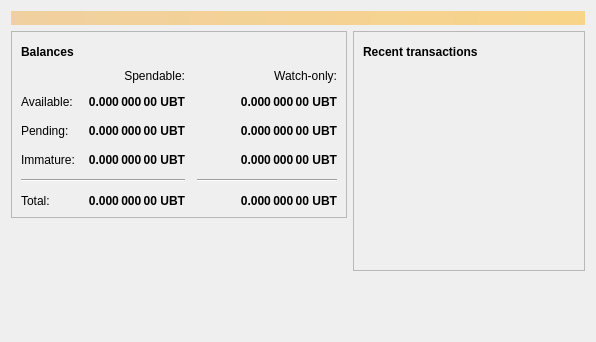
<?xml version="1.0" encoding="UTF-8"?>
<ui version="4.0">
 <class>OverviewPage</class>
 <widget class="QWidget" name="OverviewPage">
  <property name="geometry">
   <rect>
    <x>0</x>
    <y>0</y>
    <width>596</width>
    <height>342</height>
   </rect>
  </property>
  <property name="windowTitle">
   <string>Form</string>
  </property>
  <layout class="QVBoxLayout" name="topLayout">
   <item>
    <widget class="QLabel" name="labelAlerts">
     <property name="visible">
      <bool>false</bool>
     </property>
     <property name="styleSheet">
      <string notr="true">background-color: qlineargradient(x1: 0, y1: 0, x2: 1, y2: 0, stop:0 #F0D0A0, stop:1 #F8D488); color:#000000;</string>
     </property>
     <property name="wordWrap">
      <bool>true</bool>
     </property>
     <property name="margin">
      <number>3</number>
     </property>
    </widget>
   </item>
   <item>
    <layout class="QHBoxLayout" name="horizontalLayout" stretch="1,1">
     <item>
      <layout class="QVBoxLayout" name="verticalLayout_2">
       <item>
        <widget class="QFrame" name="frame">
         <property name="frameShape">
          <enum>QFrame::StyledPanel</enum>
         </property>
         <property name="frameShadow">
          <enum>QFrame::Raised</enum>
         </property>
         <layout class="QVBoxLayout" name="verticalLayout_4">
          <item>
           <layout class="QHBoxLayout" name="horizontalLayout_4">
            <item>
             <widget class="QLabel" name="label_5">
              <property name="font">
               <font>
                <weight>75</weight>
                <bold>true</bold>
               </font>
              </property>
              <property name="text">
               <string>Balances</string>
              </property>
             </widget>
            </item>
            <item>
             <widget class="QPushButton" name="labelWalletStatus">
              <property name="enabled">
               <bool>false</bool>
              </property>
              <property name="maximumSize">
               <size>
                <width>30</width>
                <height>16777215</height>
               </size>
              </property>
              <property name="toolTip">
               <string>The displayed information may be out of date. Your wallet automatically synchronizes with the Utabit network after a connection is established, but this process has not completed yet.</string>
              </property>
              <property name="text">
               <string/>
              </property>
              <property name="icon">
               <iconset resource="../utabit.qrc">
                <normaloff>:/icons/warning</normaloff>
                <disabledoff>:/icons/warning</disabledoff>:/icons/warning</iconset>
              </property>
              <property name="iconSize">
               <size>
                <width>24</width>
                <height>24</height>
               </size>
              </property>
              <property name="flat">
               <bool>true</bool>
              </property>
             </widget>
            </item>
            <item>
             <spacer name="horizontalSpacer_3">
              <property name="orientation">
               <enum>Qt::Horizontal</enum>
              </property>
              <property name="sizeHint" stdset="0">
               <size>
                <width>40</width>
                <height>20</height>
               </size>
              </property>
             </spacer>
            </item>
           </layout>
          </item>
          <item>
           <layout class="QGridLayout" name="gridLayout">
            <property name="spacing">
             <number>12</number>
            </property>
            <item row="2" column="2">
             <widget class="QLabel" name="labelWatchPending">
              <property name="font">
               <font>
                <weight>75</weight>
                <bold>true</bold>
               </font>
              </property>
              <property name="cursor">
               <cursorShape>IBeamCursor</cursorShape>
              </property>
              <property name="toolTip">
               <string>Unconfirmed transactions to watch-only addresses</string>
              </property>
              <property name="text">
               <string notr="true">0.000 000 00 UBT</string>
              </property>
              <property name="alignment">
               <set>Qt::AlignRight|Qt::AlignTrailing|Qt::AlignVCenter</set>
              </property>
              <property name="textInteractionFlags">
               <set>Qt::LinksAccessibleByMouse|Qt::TextSelectableByKeyboard|Qt::TextSelectableByMouse</set>
              </property>
             </widget>
            </item>
            <item row="2" column="1">
             <widget class="QLabel" name="labelUnconfirmed">
              <property name="font">
               <font>
                <weight>75</weight>
                <bold>true</bold>
               </font>
              </property>
              <property name="cursor">
               <cursorShape>IBeamCursor</cursorShape>
              </property>
              <property name="toolTip">
               <string>Total of transactions that have yet to be confirmed, and do not yet count toward the spendable balance</string>
              </property>
              <property name="text">
               <string notr="true">0.000 000 00 UBT</string>
              </property>
              <property name="alignment">
               <set>Qt::AlignRight|Qt::AlignTrailing|Qt::AlignVCenter</set>
              </property>
              <property name="textInteractionFlags">
               <set>Qt::LinksAccessibleByMouse|Qt::TextSelectableByKeyboard|Qt::TextSelectableByMouse</set>
              </property>
             </widget>
            </item>
            <item row="3" column="2">
             <widget class="QLabel" name="labelWatchImmature">
              <property name="font">
               <font>
                <weight>75</weight>
                <bold>true</bold>
               </font>
              </property>
              <property name="cursor">
               <cursorShape>IBeamCursor</cursorShape>
              </property>
              <property name="toolTip">
               <string>Mined balance in watch-only addresses that has not yet matured</string>
              </property>
              <property name="text">
               <string notr="true">0.000 000 00 UBT</string>
              </property>
              <property name="alignment">
               <set>Qt::AlignRight|Qt::AlignTrailing|Qt::AlignVCenter</set>
              </property>
              <property name="textInteractionFlags">
               <set>Qt::LinksAccessibleByMouse|Qt::TextSelectableByKeyboard|Qt::TextSelectableByMouse</set>
              </property>
             </widget>
            </item>
            <item row="4" column="0" colspan="2">
             <widget class="Line" name="line">
              <property name="orientation">
               <enum>Qt::Horizontal</enum>
              </property>
             </widget>
            </item>
            <item row="4" column="2">
             <widget class="Line" name="lineWatchBalance">
              <property name="sizePolicy">
               <sizepolicy hsizetype="Preferred" vsizetype="Fixed">
                <horstretch>0</horstretch>
                <verstretch>0</verstretch>
               </sizepolicy>
              </property>
              <property name="minimumSize">
               <size>
                <width>140</width>
                <height>0</height>
               </size>
              </property>
              <property name="orientation">
               <enum>Qt::Horizontal</enum>
              </property>
             </widget>
            </item>
            <item row="5" column="0">
             <widget class="QLabel" name="labelTotalText">
              <property name="text">
               <string>Total:</string>
              </property>
             </widget>
            </item>
            <item row="3" column="1">
             <widget class="QLabel" name="labelImmature">
              <property name="font">
               <font>
                <weight>75</weight>
                <bold>true</bold>
               </font>
              </property>
              <property name="cursor">
               <cursorShape>IBeamCursor</cursorShape>
              </property>
              <property name="toolTip">
               <string>Mined balance that has not yet matured</string>
              </property>
              <property name="text">
               <string notr="true">0.000 000 00 UBT</string>
              </property>
              <property name="alignment">
               <set>Qt::AlignRight|Qt::AlignTrailing|Qt::AlignVCenter</set>
              </property>
              <property name="textInteractionFlags">
               <set>Qt::LinksAccessibleByMouse|Qt::TextSelectableByKeyboard|Qt::TextSelectableByMouse</set>
              </property>
             </widget>
            </item>
            <item row="2" column="3">
             <spacer name="horizontalSpacer_2">
              <property name="orientation">
               <enum>Qt::Horizontal</enum>
              </property>
              <property name="sizeHint" stdset="0">
               <size>
                <width>40</width>
                <height>20</height>
               </size>
              </property>
             </spacer>
            </item>
            <item row="3" column="0">
             <widget class="QLabel" name="labelImmatureText">
              <property name="text">
               <string>Immature:</string>
              </property>
             </widget>
            </item>
            <item row="5" column="1">
             <widget class="QLabel" name="labelTotal">
              <property name="font">
               <font>
                <weight>75</weight>
                <bold>true</bold>
               </font>
              </property>
              <property name="cursor">
               <cursorShape>IBeamCursor</cursorShape>
              </property>
              <property name="toolTip">
               <string>Your current total balance</string>
              </property>
              <property name="text">
               <string notr="true">0.000 000 00 UBT</string>
              </property>
              <property name="alignment">
               <set>Qt::AlignRight|Qt::AlignTrailing|Qt::AlignVCenter</set>
              </property>
              <property name="textInteractionFlags">
               <set>Qt::LinksAccessibleByMouse|Qt::TextSelectableByKeyboard|Qt::TextSelectableByMouse</set>
              </property>
             </widget>
            </item>
            <item row="5" column="2">
             <widget class="QLabel" name="labelWatchTotal">
              <property name="font">
               <font>
                <weight>75</weight>
                <bold>true</bold>
               </font>
              </property>
              <property name="cursor">
               <cursorShape>IBeamCursor</cursorShape>
              </property>
              <property name="toolTip">
               <string>Current total balance in watch-only addresses</string>
              </property>
              <property name="text">
               <string notr="true">0.000 000 00 UBT</string>
              </property>
              <property name="alignment">
               <set>Qt::AlignRight|Qt::AlignTrailing|Qt::AlignVCenter</set>
              </property>
              <property name="textInteractionFlags">
               <set>Qt::LinksAccessibleByMouse|Qt::TextSelectableByKeyboard|Qt::TextSelectableByMouse</set>
              </property>
             </widget>
            </item>
            <item row="0" column="2">
             <widget class="QLabel" name="labelWatchonly">
              <property name="text">
               <string>Watch-only:</string>
              </property>
              <property name="alignment">
               <set>Qt::AlignRight|Qt::AlignTrailing|Qt::AlignVCenter</set>
              </property>
             </widget>
            </item>
            <item row="1" column="0">
             <widget class="QLabel" name="labelBalanceText">
              <property name="text">
               <string>Available:</string>
              </property>
             </widget>
            </item>
            <item row="1" column="1">
             <widget class="QLabel" name="labelBalance">
              <property name="font">
               <font>
                <weight>75</weight>
                <bold>true</bold>
               </font>
              </property>
              <property name="cursor">
               <cursorShape>IBeamCursor</cursorShape>
              </property>
              <property name="toolTip">
               <string>Your current spendable balance</string>
              </property>
              <property name="text">
               <string notr="true">0.000 000 00 UBT</string>
              </property>
              <property name="alignment">
               <set>Qt::AlignRight|Qt::AlignTrailing|Qt::AlignVCenter</set>
              </property>
              <property name="textInteractionFlags">
               <set>Qt::LinksAccessibleByMouse|Qt::TextSelectableByKeyboard|Qt::TextSelectableByMouse</set>
              </property>
             </widget>
            </item>
            <item row="1" column="2">
             <widget class="QLabel" name="labelWatchAvailable">
              <property name="font">
               <font>
                <weight>75</weight>
                <bold>true</bold>
               </font>
              </property>
              <property name="cursor">
               <cursorShape>IBeamCursor</cursorShape>
              </property>
              <property name="toolTip">
               <string>Your current balance in watch-only addresses</string>
              </property>
              <property name="text">
               <string notr="true">0.000 000 00 UBT</string>
              </property>
              <property name="alignment">
               <set>Qt::AlignRight|Qt::AlignTrailing|Qt::AlignVCenter</set>
              </property>
              <property name="textInteractionFlags">
               <set>Qt::LinksAccessibleByMouse|Qt::TextSelectableByKeyboard|Qt::TextSelectableByMouse</set>
              </property>
             </widget>
            </item>
            <item row="2" column="0">
             <widget class="QLabel" name="labelPendingText">
              <property name="text">
               <string>Pending:</string>
              </property>
             </widget>
            </item>
            <item row="0" column="1">
             <widget class="QLabel" name="labelSpendable">
              <property name="text">
               <string>Spendable:</string>
              </property>
              <property name="alignment">
               <set>Qt::AlignRight|Qt::AlignTrailing|Qt::AlignVCenter</set>
              </property>
             </widget>
            </item>
           </layout>
          </item>
         </layout>
        </widget>
       </item>
       <item>
        <spacer name="verticalSpacer">
         <property name="orientation">
          <enum>Qt::Vertical</enum>
         </property>
         <property name="sizeHint" stdset="0">
          <size>
           <width>20</width>
           <height>40</height>
          </size>
         </property>
        </spacer>
       </item>
      </layout>
     </item>
     <item>
      <layout class="QVBoxLayout" name="verticalLayout_3">
       <item>
        <widget class="QFrame" name="frame_2">
         <property name="frameShape">
          <enum>QFrame::StyledPanel</enum>
         </property>
         <property name="frameShadow">
          <enum>QFrame::Raised</enum>
         </property>
         <layout class="QVBoxLayout" name="verticalLayout">
          <item>
           <layout class="QHBoxLayout" name="horizontalLayout_2">
            <item>
             <widget class="QLabel" name="label_4">
              <property name="font">
               <font>
                <weight>75</weight>
                <bold>true</bold>
               </font>
              </property>
              <property name="text">
               <string>Recent transactions</string>
              </property>
             </widget>
            </item>
            <item>
             <widget class="QPushButton" name="labelTransactionsStatus">
              <property name="enabled">
               <bool>false</bool>
              </property>
              <property name="maximumSize">
               <size>
                <width>30</width>
                <height>16777215</height>
               </size>
              </property>
              <property name="toolTip">
               <string>The displayed information may be out of date. Your wallet automatically synchronizes with the Utabit network after a connection is established, but this process has not completed yet.</string>
              </property>
              <property name="text">
               <string/>
              </property>
              <property name="icon">
               <iconset resource="../utabit.qrc">
                <normaloff>:/icons/warning</normaloff>
                <disabledoff>:/icons/warning</disabledoff>:/icons/warning</iconset>
              </property>
              <property name="iconSize">
               <size>
                <width>24</width>
                <height>24</height>
               </size>
              </property>
              <property name="flat">
               <bool>true</bool>
              </property>
             </widget>
            </item>
            <item>
             <spacer name="horizontalSpacer">
              <property name="orientation">
               <enum>Qt::Horizontal</enum>
              </property>
              <property name="sizeHint" stdset="0">
               <size>
                <width>40</width>
                <height>20</height>
               </size>
              </property>
             </spacer>
            </item>
           </layout>
          </item>
          <item>
           <widget class="QListView" name="listTransactions">
            <property name="styleSheet">
             <string notr="true">QListView { background: transparent; }</string>
            </property>
            <property name="frameShape">
             <enum>QFrame::NoFrame</enum>
            </property>
            <property name="verticalScrollBarPolicy">
             <enum>Qt::ScrollBarAlwaysOff</enum>
            </property>
            <property name="horizontalScrollBarPolicy">
             <enum>Qt::ScrollBarAlwaysOff</enum>
            </property>
            <property name="selectionMode">
             <enum>QAbstractItemView::NoSelection</enum>
            </property>
           </widget>
          </item>
         </layout>
        </widget>
       </item>
       <item>
        <spacer name="verticalSpacer_2">
         <property name="orientation">
          <enum>Qt::Vertical</enum>
         </property>
         <property name="sizeHint" stdset="0">
          <size>
           <width>20</width>
           <height>40</height>
          </size>
         </property>
        </spacer>
       </item>
      </layout>
     </item>
    </layout>
   </item>
  </layout>
 </widget>
 <resources/>
 <connections/>
</ui>
